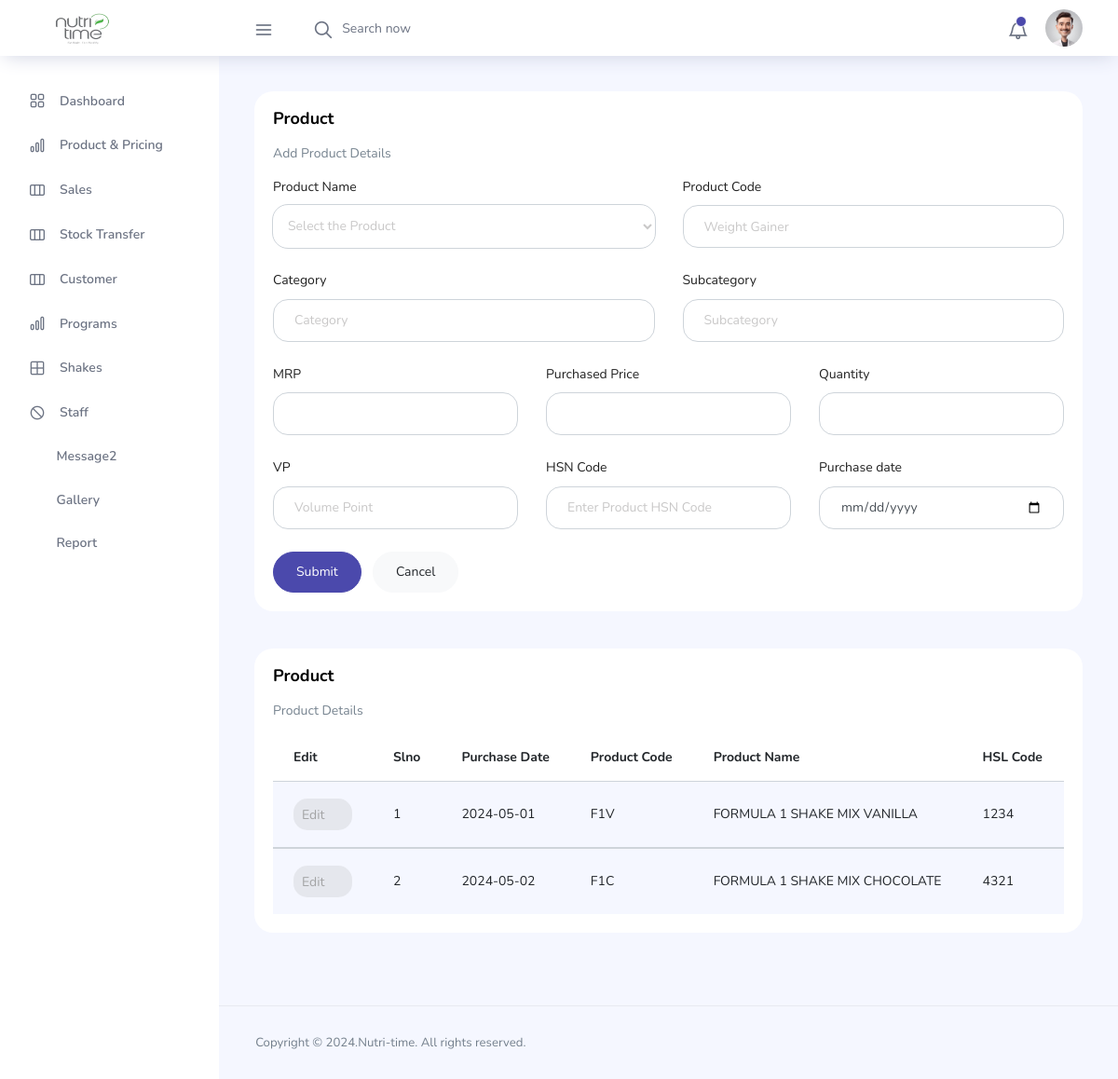
Before: /Admin/pages/admin-product.php (signed in) with the older database file.
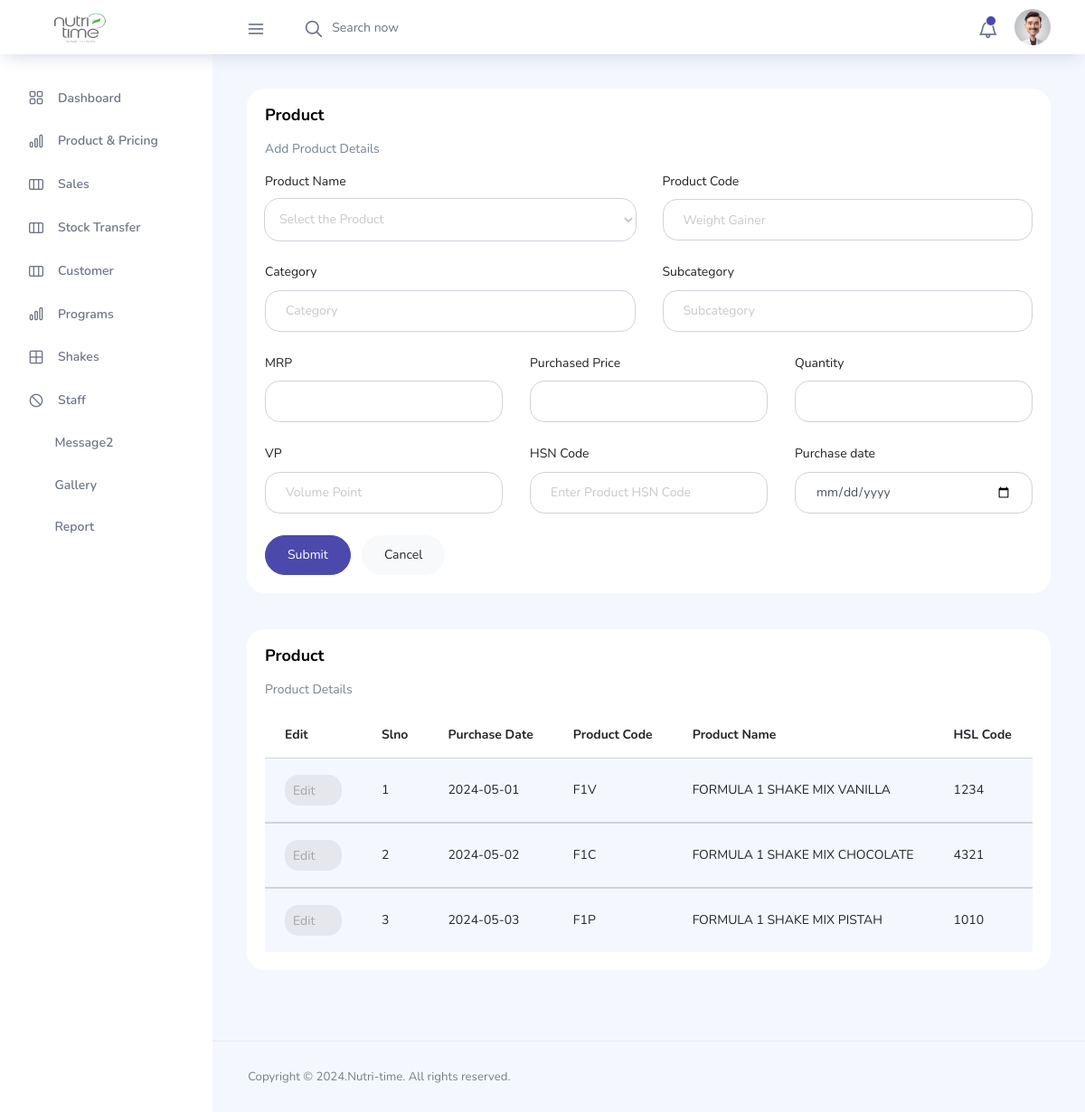
After: the same page with the newer database file.
### tables this page shows
CREATE TABLE `price` (
  `pri_id` int(11) NOT NULL,
  `pro_name` varchar(50) NOT NULL,
  `pro_code` varchar(20) NOT NULL,
  `pro_category` varchar(50) NOT NULL,
  `pro_subcat` varchar(50) NOT NULL,
  `pro_mrp` varchar(10) NOT NULL,
  `pro_price` varchar(20) NOT NULL,
  `pro_dis0` varchar(10) NOT NULL DEFAULT '1',
  `pro_dis15` varchar(10) NOT NULL,
  `pro_dis25` varchar(10) NOT NULL,
  `pro_dis35` varchar(10) NOT NULL,
  `pro_dis42` varchar(10) NOT NULL,
  `pro_dis50` varchar(10) NOT NULL,
  `pro_vp` varchar(100) NOT NULL,
  `pro_vptotal` varchar(10) NOT NULL,
  `pro_scoop` varchar(10) NOT NULL,
  `pro_scoop15` varchar(10) NOT NULL,
  `pro_scoop25` varchar(10) NOT NULL,
  `pro_scoop35` varchar(10) NOT NULL,
  `pro_scoop42` varchar(10) NOT NULL,
  `pro_scoop50` varchar(10) NOT NULL,
  `pro_quantity` varchar(10) NOT NULL,
  `pro_curquantity` varchar(10) NOT NULL,
  `pro_hsn` varchar(200) NOT NULL,
  `pro_img` varchar(100) NOT NULL,
  `pro_date` varchar(100) NOT NULL
);

### Admin/pages/admin-product.php (the view, shortened to what the changed rows need)
<?php
include './connect.php';
?>
<!DOCTYPE html>
<html lang="en">
<head>
  <link rel="stylesheet" href="../vendors/feather/feather.css">
  <link rel="stylesheet" href="../vendors/ti-icons/css/themify-icons.css">
  <link rel="stylesheet" href="../vendors/css/vendor.bundle.base.css">
  <link rel="stylesheet" href="../vendors/select2/select2.min.css">
  <link rel="stylesheet" href="../vendors/select2-bootstrap-theme/select2-bootstrap.min.css">
  <link rel="stylesheet" href="../css/vertical-layout-light/style.css">
</head>
<body>
  <div class="container-scroller">
    <?php
    include './topbar.php';
    ?>
    <div class="main-panel">
      <div class="content-wrapper">
        <div class="row">
          <div class="col-12 grid-margin stretch-card">
            <div class="card">
              <div class="card-body">
                <h1 class="card-title">Product</h1>
              </div>
            </div>
          </div>
        </div>
        <div class="row ">
          <div class="col-lg-12 grid-margin stretch-card">
            <div class="card">
              <div class="card-body">
                <div class="table-responsive">
                  <table class="table table-striped">
                    <thead>
                      <tr>
                        <th>Edit</th>
                        <th>Slno</th>
                        <th>Purchase Date</th>
                        <th>Product Code</th>
                        <th>Product Name</th>
                        <th>HSL Code</th>
                      </tr>
                    </thead>
                    <?php
                    $sql = mysqli_query($conn, "SELECT * FROM price ORDER BY pri_id");
                    $serialNo = 1;
                    while ($row = mysqli_fetch_assoc($sql)) {
                      $pro_id = $row['pri_id'];
                      $pro_cod = $row['pro_code'];
                      $pro_nam = $row['pro_name'];
                      $pro_hsn = $row['pro_hsn'];
                      $pro_date = $row['pro_date'];
                    ?>
                      <tbody>
                        <tr>
                          <td><a href="admin-product.php?pid=<?php echo $pro_id; ?>" class="btn btn-inverse-secondary btn-icon-text p-2">Edit<i class="ti-pencil-alt btn-icon-append"></i></a></td>
                          <td class="py-1"><?php echo $serialNo++; ?></td>
                          <td class="py-1"><?php echo $pro_date; ?></td>
                          <td class="py-1"><?php echo $pro_cod; ?></td>
                          <td><?php echo $pro_nam; ?></td>
                          <td><?php echo $pro_hsn; ?></td>
                        </tr>
                      </tbody>
                    <?php
                    }
                    ?>
                  </table>
                </div>
              </div>
            </div>
          </div>
        </div>
      </div>
    </div>
  </div>
  </div>
</body>
</html>

Changed rows visible on the page:
added price: pro_date "2024-05-03", pro_code "F1P", pro_name "FORMULA 1 SHAKE MIX PISTAH", pro_hsn "1010"
